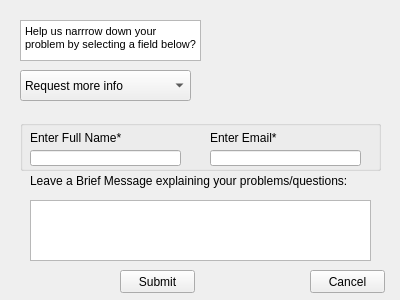
<?xml version="1.0" encoding="UTF-8"?>
<ui version="4.0">
 <class>ContactUs</class>
 <widget class="QWidget" name="ContactUs">
  <property name="geometry">
   <rect>
    <x>0</x>
    <y>0</y>
    <width>400</width>
    <height>300</height>
   </rect>
  </property>
  <property name="windowTitle">
   <string>Contact Us</string>
  </property>
  <widget class="QTextEdit" name="textEdit">
   <property name="geometry">
    <rect>
     <x>20</x>
     <y>20</y>
     <width>181</width>
     <height>41</height>
    </rect>
   </property>
   <property name="readOnly">
    <bool>true</bool>
   </property>
   <property name="html">
    <string>&lt;!DOCTYPE HTML PUBLIC &quot;-//W3C//DTD HTML 4.0//EN&quot; &quot;http://www.w3.org/TR/REC-html40/strict.dtd&quot;&gt;
&lt;html&gt;&lt;head&gt;&lt;meta name=&quot;qrichtext&quot; content=&quot;1&quot; /&gt;&lt;style type=&quot;text/css&quot;&gt;
p, li { white-space: pre-wrap; }
&lt;/style&gt;&lt;/head&gt;&lt;body style=&quot; font-family:'MS Shell Dlg 2'; font-size:8.25pt; font-weight:400; font-style:normal;&quot;&gt;
&lt;p style=&quot; margin-top:0px; margin-bottom:0px; margin-left:0px; margin-right:0px; -qt-block-indent:0; text-indent:0px;&quot;&gt;Help us narrrow down your problem by selecting a field below? &lt;/p&gt;&lt;/body&gt;&lt;/html&gt;</string>
   </property>
  </widget>
  <widget class="QComboBox" name="comboBox">
   <property name="geometry">
    <rect>
     <x>20</x>
     <y>70</y>
     <width>171</width>
     <height>31</height>
    </rect>
   </property>
   <item>
    <property name="text">
     <string>Request more info</string>
    </property>
   </item>
   <item>
    <property name="text">
     <string>I never got my Robot? </string>
    </property>
   </item>
   <item>
    <property name="text">
     <string>Problem with iRobot?  </string>
    </property>
   </item>
   <item>
    <property name="text">
     <string>Other</string>
    </property>
   </item>
  </widget>
  <widget class="QTextEdit" name="custEditBox">
   <property name="geometry">
    <rect>
     <x>30</x>
     <y>200</y>
     <width>341</width>
     <height>61</height>
    </rect>
   </property>
  </widget>
  <widget class="QPushButton" name="submit">
   <property name="geometry">
    <rect>
     <x>120</x>
     <y>270</y>
     <width>75</width>
     <height>23</height>
    </rect>
   </property>
   <property name="text">
    <string>Submit</string>
   </property>
  </widget>
  <widget class="QPushButton" name="cancel">
   <property name="geometry">
    <rect>
     <x>310</x>
     <y>270</y>
     <width>75</width>
     <height>23</height>
    </rect>
   </property>
   <property name="text">
    <string>Cancel</string>
   </property>
  </widget>
  <widget class="QGroupBox" name="groupBox">
   <property name="geometry">
    <rect>
     <x>20</x>
     <y>120</y>
     <width>361</width>
     <height>51</height>
    </rect>
   </property>
   <property name="title">
    <string/>
   </property>
   <widget class="QLineEdit" name="name">
    <property name="geometry">
     <rect>
      <x>10</x>
      <y>30</y>
      <width>151</width>
      <height>16</height>
     </rect>
    </property>
    <property name="text">
     <string/>
    </property>
   </widget>
   <widget class="QLabel" name="nameLabel">
    <property name="geometry">
     <rect>
      <x>10</x>
      <y>10</y>
      <width>101</width>
      <height>16</height>
     </rect>
    </property>
    <property name="text">
     <string>Enter Full Name*</string>
    </property>
   </widget>
   <widget class="QLabel" name="emailLabel">
    <property name="geometry">
     <rect>
      <x>190</x>
      <y>10</y>
      <width>81</width>
      <height>16</height>
     </rect>
    </property>
    <property name="text">
     <string>Enter Email*</string>
    </property>
   </widget>
   <widget class="QLineEdit" name="email">
    <property name="geometry">
     <rect>
      <x>190</x>
      <y>30</y>
      <width>151</width>
      <height>16</height>
     </rect>
    </property>
    <property name="text">
     <string/>
    </property>
   </widget>
  </widget>
  <widget class="QLabel" name="briefMessageLabel">
   <property name="geometry">
    <rect>
     <x>30</x>
     <y>170</y>
     <width>331</width>
     <height>21</height>
    </rect>
   </property>
   <property name="text">
    <string>Leave a Brief Message explaining your problems/questions:  </string>
   </property>
  </widget>
 </widget>
 <resources/>
 <connections/>
</ui>
